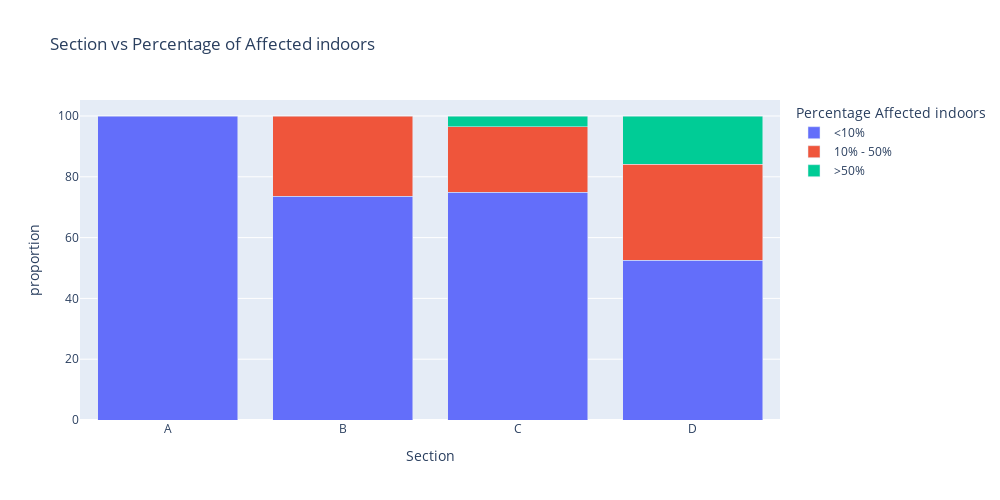

Notebook code for this chart:
### Markdown cell above
### Section vs Percentage of Affected indoors

### Code cell
#group by to get the required percentage
df1=df.groupby('Section')['Q8) kids_affected_smoke_indoors_percentage \nUsing words'].value_counts().reset_index()
df1 = df1.rename(columns={'Q8) kids_affected_smoke_indoors_percentage \nUsing words': 'Percentage Affected indoors'})
df1 = df1[df1['Percentage Affected indoors'] != 0]

# Calculate category-wise total count
category_totals = df1.groupby('Section')['count'].sum()

# Calculate proportion within category
df1['proportion'] = df1.apply(lambda row: (row['count'] / category_totals[row['Section']]) * 100, axis=1)

#Plotly bar plot
fig8 = px.bar(
    df1,
    x="Section",
    y="proportion",
    color="Percentage Affected indoors",
    title="Section vs Percentage of Affected indoors",
    barmode = 'stack' 
)

#Figsize
fig8.update_layout(
    width=1000,  # Set the width of the chart (adjust as needed)
    height=500,  # Set the height of the chart (adjust as needed)
)

fig8.show()

### Figure 1 — Plotly figure (JSON) as saved in the notebook; plotly's stock layout.template omitted (floating-point values rounded to 4 significant figures)
{"data": [{"alignmentgroup": "True", "hovertemplate": "Percentage Affected indoors=<10%<br>Section=%{x}<br>proportion=%{y}<extra></extra>", "legendgroup": "<10%", "marker": {"color": "#636efa", "pattern": {"shape": ""}}, "name": "<10%", "offsetgroup": "<10%", "orientation": "v", "showlegend": true, "textposition": "auto", "type": "bar", "x": ["A", "B", "C", "D"], "xaxis": "x", "y": [100, 73.68, 75, 52.63], "yaxis": "y"}, {"alignmentgroup": "True", "hovertemplate": "Percentage Affected indoors=10% - 50%<br>Section=%{x}<br>proportion=%{y}<extra></extra>", "legendgroup": "10% - 50%", "marker": {"color": "#EF553B", "pattern": {"shape": ""}}, "name": "10% - 50%", "offsetgroup": "10% - 50%", "orientation": "v", "showlegend": true, "textposition": "auto", "type": "bar", "x": ["B", "C", "D"], "xaxis": "x", "y": [26.32, 21.43, 31.58], "yaxis": "y"}, {"alignmentgroup": "True", "hovertemplate": "Percentage Affected indoors=>50%<br>Section=%{x}<br>proportion=%{y}<extra></extra>", "legendgroup": ">50%", "marker": {"color": "#00cc96", "pattern": {"shape": ""}}, "name": ">50%", "offsetgroup": ">50%", "orientation": "v", "showlegend": true, "textposition": "auto", "type": "bar", "x": ["C", "D"], "xaxis": "x", "y": [3.571, 15.79], "yaxis": "y"}], "layout": {"barmode": "stack", "height": 500, "legend": {"title": {"text": "Percentage Affected indoors"}, "tracegroupgap": 0}, "title": {"text": "Section vs Percentage of Affected indoors"}, "width": 1000, "xaxis": {"anchor": "y", "autorange": true, "domain": [0, 1], "range": [-0.5, 3.5], "title": {"text": "Section"}, "type": "category"}, "yaxis": {"anchor": "x", "autorange": true, "domain": [0, 1], "range": [0, 105.3], "title": {"text": "proportion"}, "type": "linear"}}}
